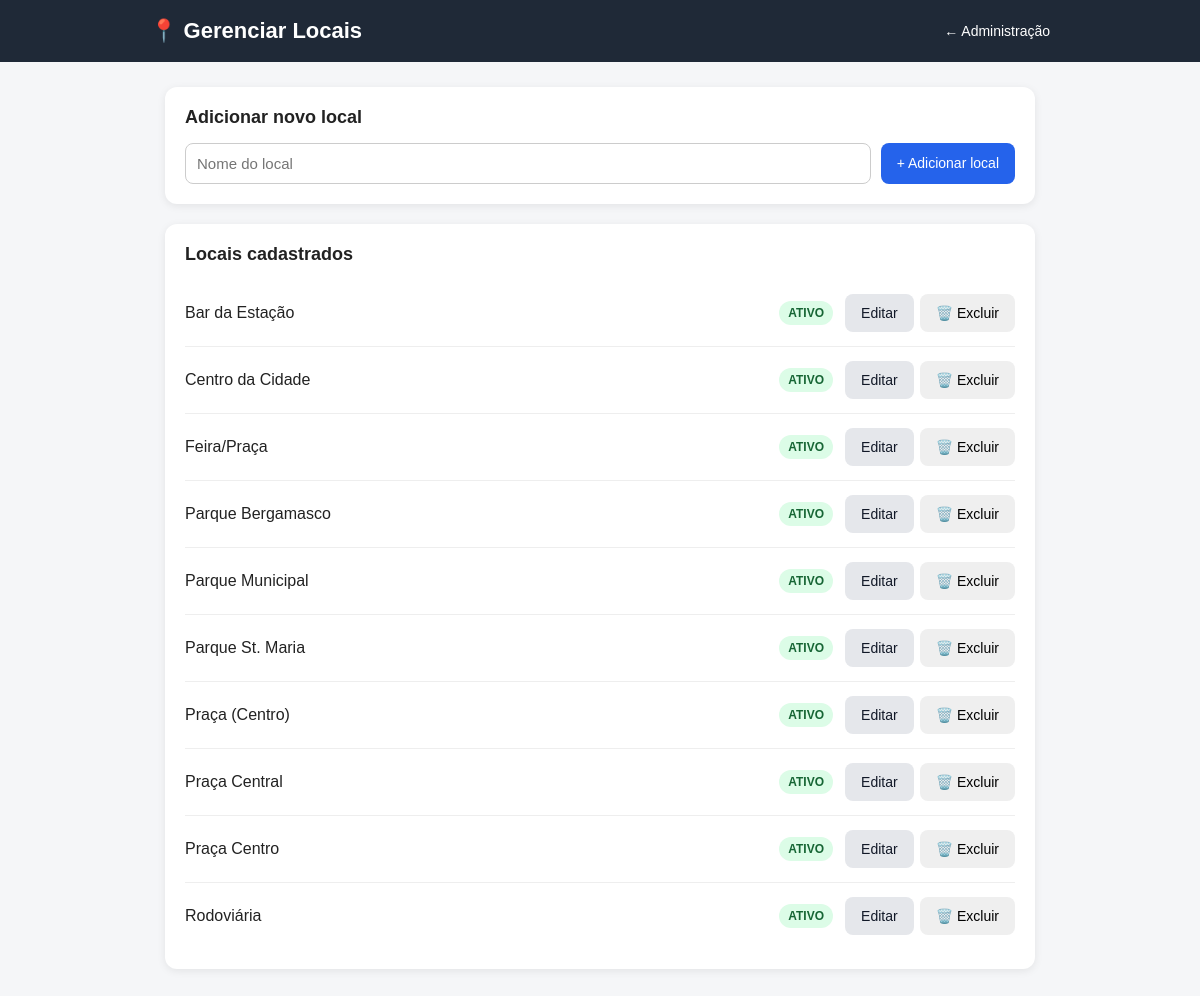
Page /admin/locais on the committed database.
### app/models.py (models this page shows)
class Local(db.Model):
    id = db.Column(
        db.Integer,
        primary_key=True
    )
    nome = db.Column(
        db.String(100),
        nullable=False
    )
    ativo = db.Column(
        db.Boolean,
        default=True
    )

### app/routes.py (the view)
@routes.route("/admin/locais")
def admin_locais():
    locais = (
        Local.query
        .order_by(Local.nome)
        .all()
    )
    return render_template(
        "admin_locais.html",
        locais=locais
    )

### app/routes.py (called while the page is built)
@routes.after_request
def impedir_cache_da_agenda(response):
    if request.endpoint == "routes.agenda":
        response.headers["Cache-Control"] = "no-store, no-cache, must-revalidate, max-age=0"
        response.headers["Pragma"] = "no-cache"
        response.headers["Expires"] = "0"
    return response

### app/templates/admin_locais.html (shortened to what this page needs)
<!DOCTYPE html>
<html lang="pt-BR">
<head>
</head>
<body>
    <header class="topo">
        <div class="topo-conteudo">
            <h1>📍 Gerenciar Locais</h1>
            <a
                href="{{ url_for('routes.admin') }}"
                class="voltar"
            >
                ← Administração
            </a>
        </div>
    </header>
    <main class="container">
        <section class="card">
            <h2>Adicionar novo local</h2>
            <form
                action="{{ url_for('routes.adicionar_local') }}"
                method="POST"
                class="form-adicionar"
            >
                <input
                    type="text"
                    name="nome"
                    placeholder="Nome do local"
                    required
                >
                <button
                    type="submit"
                    class="btn-adicionar"
                >
                    + Adicionar local
                </button>
            </form>
        </section>
        <section class="card">
            <h2>Locais cadastrados</h2>
            {% if locais %}
                {% for local in locais %}
                <div class="local">
                    <div
                        class="nome-local"
                        id="nome-{{ local.id }}"
                    >
                        {{ local.nome }}
                    </div>
                    <span
                        class="status {% if local.ativo %}ativo{% else %}inativo{% endif %}"
                        id="status-{{ local.id }}"
                    >
                        {% if local.ativo %}
                            ATIVO
                        {% else %}
                            INATIVO
                        {% endif %}
                    </span>
                    <div
                        class="acoes"
                        id="acoes-{{ local.id }}"
                    >
                        <button
                            type="button"
                            class="btn-editar"
                            onclick="editarLocal({{ local.id }})"
                        >
                            Editar
                        </button>
                        <form
                            action="{{ url_for('routes.excluir_local', local_id=local.id) }}"
                            method="POST"
                            onsubmit="return confirmarExclusao('{{ local.nome }}')"
                        >
                            <button
                                type="submit"
                                class="btn-excluir"
                            >
                                🗑️ Excluir
                            </button>
                        </form>
                    </div>
                </div>
                {% endfor %}
            {% else %}
                <div class="sem-locais">
                    Nenhum local cadastrado.
                </div>
            {% endif %}
        </section>
    </main>
</body>
</html>

### app/templates/admin_locais.html (style rules this page uses)
* { box-sizing: border-box; }
body { margin: 0; font-family: Arial, sans-serif; background: #f5f6f8; color: #222; }
.topo { background: #1f2937; color: white; padding: 18px; }
.topo-conteudo { max-width: 900px; margin: auto; display: flex; align-items: center; justify-content: space-between; gap: 10px; }
.topo h1 { margin: 0; font-size: 22px; }
.voltar { color: white; text-decoration: none; font-size: 14px; }
.container { max-width: 900px; margin: 25px auto; padding: 0 15px 40px; }
.card { background: white; border-radius: 12px; padding: 20px; margin-bottom: 20px; box-shadow: 0 2px 8px rgba(0,0,0,0.08); }
.card h2 { margin-top: 0; font-size: 18px; }
.form-adicionar { display: flex; gap: 10px; }
.form-adicionar input { flex: 1; min-width: 0; }
input { width: 100%; padding: 11px; border: 1px solid #ccc; border-radius: 8px; font-size: 15px; }
button { border: none; border-radius: 8px; padding: 11px 16px; font-size: 14px; cursor: pointer; }
.btn-adicionar { background: #2563eb; color: white; white-space: nowrap; }
.local { display: flex; align-items: center; gap: 12px; padding: 14px 0; border-bottom: 1px solid #eee; }
.local:last-child { border-bottom: none; }
.nome-local { flex: 1; font-size: 16px; }
.status { font-size: 12px; font-weight: bold; padding: 5px 9px; border-radius: 20px; }
.ativo { background: #dcfce7; color: #166534; }
.acoes { display: flex; gap: 6px; }
.btn-editar { background: #e5e7eb; color: #111827; }

### rows in the picture
Local: nome "Bar da Estação", ativo "ATIVO"
Local: nome "Centro da Cidade", ativo "ATIVO"
Local: nome "Feira/Praça", ativo "ATIVO"
Local: nome "Parque Bergamasco", ativo "ATIVO"
Local: nome "Parque Municipal", ativo "ATIVO"
Local: nome "Parque St. Maria", ativo "ATIVO"
Local: nome "Praça (Centro)", ativo "ATIVO"
Local: nome "Praça Central", ativo "ATIVO"
Local: nome "Praça Centro", ativo "ATIVO"
Local: nome "Rodoviária", ativo "ATIVO"
